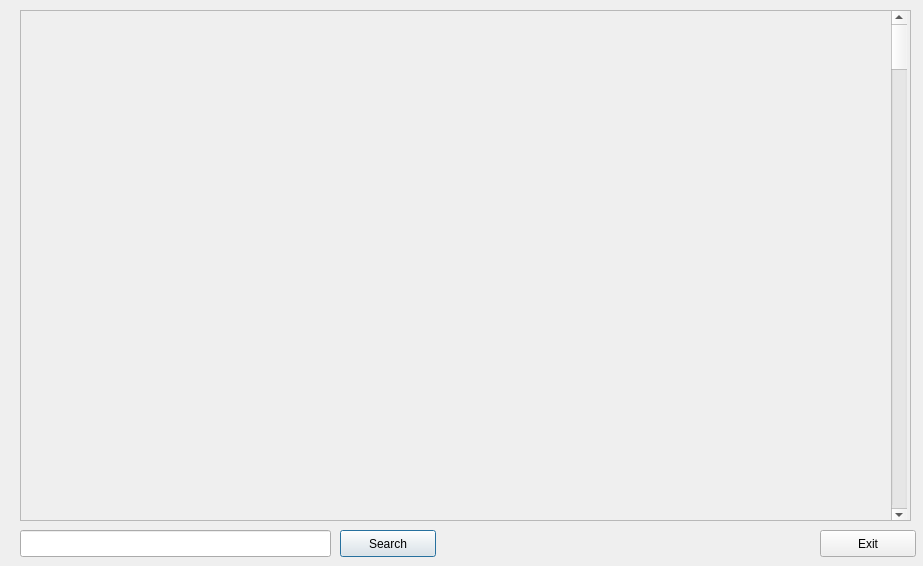
<?xml version="1.0" encoding="UTF-8"?>
<ui version="4.0">
 <class>Dialog</class>
 <widget class="QDialog" name="Dialog">
  <property name="geometry">
   <rect>
    <x>0</x>
    <y>0</y>
    <width>923</width>
    <height>566</height>
   </rect>
  </property>
  <property name="windowTitle">
   <string>Dialog</string>
  </property>
  <widget class="QScrollArea" name="scrollArea">
   <property name="geometry">
    <rect>
     <x>20</x>
     <y>10</y>
     <width>891</width>
     <height>511</height>
    </rect>
   </property>
   <property name="widgetResizable">
    <bool>true</bool>
   </property>
   <widget class="QWidget" name="scrollAreaWidgetContents">
    <property name="geometry">
     <rect>
      <x>0</x>
      <y>0</y>
      <width>887</width>
      <height>507</height>
     </rect>
    </property>
    <widget class="QScrollBar" name="verticalScrollBar">
     <property name="geometry">
      <rect>
       <x>870</x>
       <y>0</y>
       <width>16</width>
       <height>511</height>
      </rect>
     </property>
     <property name="orientation">
      <enum>Qt::Vertical</enum>
     </property>
    </widget>
   </widget>
  </widget>
  <widget class="QLineEdit" name="lineEdit">
   <property name="geometry">
    <rect>
     <x>20</x>
     <y>530</y>
     <width>311</width>
     <height>27</height>
    </rect>
   </property>
   <property name="sSearchValue" stdset="0">
    <string/>
   </property>
  </widget>
  <widget class="QPushButton" name="Search">
   <property name="geometry">
    <rect>
     <x>340</x>
     <y>530</y>
     <width>96</width>
     <height>27</height>
    </rect>
   </property>
   <property name="text">
    <string>Search</string>
   </property>
  </widget>
  <widget class="QPushButton" name="pushButton">
   <property name="geometry">
    <rect>
     <x>820</x>
     <y>530</y>
     <width>96</width>
     <height>27</height>
    </rect>
   </property>
   <property name="text">
    <string>Exit</string>
   </property>
  </widget>
 </widget>
 <resources/>
 <connections/>
</ui>
